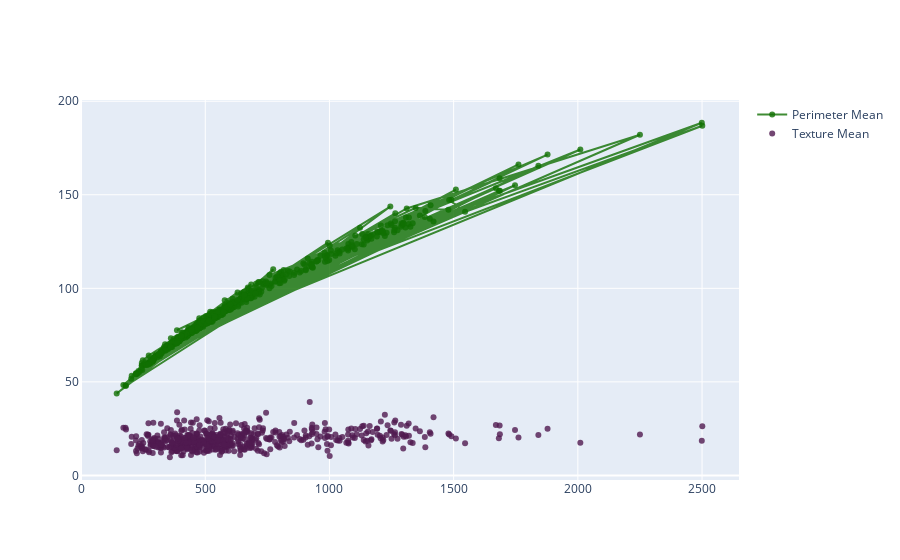

Notebook code for this chart:
### Markdown cell above
#### With iplot - Interactive Plot

Plot chart from data without creating figure

### Code cell
iplot(data)

### Figure 1 — Plotly figure (JSON) as saved in the notebook; plotly's stock layout.template omitted (floating-point values rounded to 4 significant figures; data arrays with more than 128 entries replaced by an {"elided": "..."} marker saying what was removed)
{"data": [{"marker": {"color": "rgba(16, 112, 2, 0.8)"}, "mode": "lines+markers", "name": "Perimeter Mean", "text": {"elided": "569 str values"}, "type": "scatter", "x": {"elided": "569 float values"}, "y": {"elided": "569 float values"}}, {"marker": {"color": "rgba(80, 26, 80, 0.8)"}, "mode": "markers", "name": "Texture Mean", "text": {"elided": "569 str values"}, "type": "scatter", "x": {"elided": "569 float values"}, "y": {"elided": "569 float values"}}], "layout": {"autosize": true, "xaxis": {"autorange": true, "range": [-1.507, 2646.0], "type": "linear"}, "yaxis": {"autorange": true, "range": [-3.386, 201.6], "type": "linear"}}}
